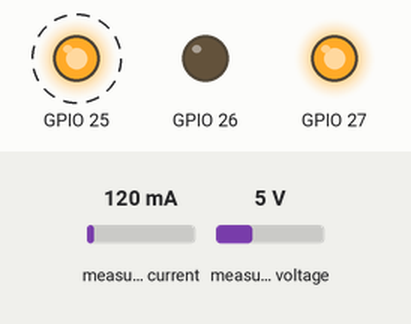
Bench run of a sketch on a simulated ESP32. Shown: output pins drawn as LEDs (lit = HIGH). Dashed ring = blinking. The test bench sets the inputs (shaded band); at power-on: measured current 120 mA, measured voltage 5 V. What the sketch prints to the serial monitor is not drawn.

Above: at 0.5 s.
Timing chart, 0 to 3.0 s (numbered marks = the images above):
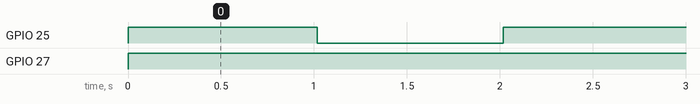

Measured:
- by itself, GPIO 25: alternates HIGH for 1.0 s and LOW for 1.0 s
- by itself, GPIO 27: LOW → HIGH at 0.00 s

The sketch:

spr_hsystemESP.ino
```cpp
#include "PrintDriver.h"
#include <Wire.h>
#include <Adafruit_INA219.h>

PrintMD printer(25, 26, 27); //

Adafruit_INA219 ina219;

// Motor A connections
int enA = 2;
int in1 = 4;
int in2 = 5;
/*Arduino Nano
int enA = 9;
int in1 = 8;
int in2 = 7;*/

// Motor B connections
int enB = 25;
int in3 = 27;
int in4 = 26;
/*Arduino Nano
int enB = 3;
int in3 = 5;
int in4 = 4;*/


  float shuntvoltage = 0;
  float busvoltage = 0;
  float current_mA = 0;
  float loadvoltage = 0;
  float power_mW = 0;

void setup()
{
  // Set all the motor control pins to outputs
  //pinMode(enA, OUTPUT);

  //TCCR2B = TCCR2B & B11111000 | B00000001;

  //pinMode(enB, OUTPUT);
  //pinMode(in1, OUTPUT);
  //pinMode(in2, OUTPUT);
  //pinMode(in3, OUTPUT);
  //pinMode(in4, OUTPUT);

  // Turn off motors - Initial state
  //digitalWrite(in1, LOW);
  //digitalWrite(in2, LOW);
  //digitalWrite(in3, LOW);
  //digitalWrite(in4, LOW);
  if (! ina219.begin()) {
    Serial.println("Failed to find INA219 chip");
    while (1) { delay(10); }
  }
  Serial.begin(9600);
}

long t0 = millis();
int state = 0;
int lastState = 0;

void loop()
{
  long stateTime = millis() - t0;

  if(state == 0)
  {
    if(stateTime > 1000) {
      state = 1;
    }

    printer.setSpeed(255);
    //
    //digitalWrite(in3, LOW);
    //digitalWrite(in4, HIGH);
    //analogWrite(enB, 255);
  }
  else if(state == 1)
  {
    if(stateTime > 1000) {
      state = 0;
    }

    printer.setSpeed(0);
    //
    //digitalWrite(in3, LOW);
    //digitalWrite(in4, HIGH);
    //analogWrite(enB, 0);
  }

  if(lastState != state) {
    t0 = millis();
  }
  lastState = state;

  getVoltage();
}


void getVoltage()
{
  shuntvoltage = ina219.getShuntVoltage_mV();
  busvoltage = ina219.getBusVoltage_V();
  current_mA = ina219.getCurrent_mA();
  power_mW = ina219.getPower_mW();
  loadvoltage = busvoltage + (shuntvoltage / 1000);

  Serial.print(busvoltage); Serial.println(" ");
  //Serial.print(shuntvoltage); Serial.println(" ");
  //Serial.print(loadvoltage); Serial.println(" ");
  //Serial.print(current_mA); Serial.println(" ");
  //Serial.print(power_mW); Serial.println(" ");
  //Serial.println("");

}
```

PrintDriver.h
```cpp
// https://github.com/CytronTechnologies/CytronMotorDriver

#ifndef PRINT_DRIVER_H
#define PRIN_DRIVER_H

#include <Arduino.h>
#include <stdint.h>

class PrintMD
{
  public:
    PrintMD(uint8_t pinPwm, uint8_t pinDir1, uint8_t pinDir2)
      :
      //pinPwm(pinPwm),
      pinDir1(pinDir1),
      pinDir2(pinDir2)
    {
        pinMode(pinPwm, OUTPUT);
        pinMode(pinDir1, OUTPUT);
        pinMode(pinDir2, OUTPUT);

        digitalWrite(pinPwm, LOW);
        digitalWrite(pinDir1, LOW);
        digitalWrite(pinDir2, LOW);

        // Setting PWM properties
        const int freq = 20000;
        const int pwmChannel = 0;
        const int resolution = 8;

        // configure LED PWM functionalitites
        ledcSetup(pwmChannel, freq, resolution);

        // attach the channel to the GPIO to be controlled
        ledcAttachPin(pinPwm, pwmChannel);
        pinPwm = pwmChannel;
    }

    void setSpeed(int16_t speed)
    {
      // Make sure the speed is within the limit.
      if (speed > 255) {
        speed = 255;
      } else if (speed < -255) {
        speed = -255;
      }

      if (speed >= 0) {
        // direction: // out4 ~ '+', out3 ~ '-'
        digitalWrite(pinDir1, LOW);
        digitalWrite(pinDir2, HIGH);
        //analogWrite(pinPwm, speed);
        ledcWrite(pinPwm, speed);
      } else {
        // direction: // out4 ~ '-', out3 ~ '+'
        digitalWrite(pinDir1, HIGH);
        digitalWrite(pinDir2, LOW);
        //analogWrite(pinPwm, -speed);
        ledcWrite(pinPwm, -speed);
      }
    }

  protected:
    uint8_t pinPwm;

    // NOTE: directional pins
    uint8_t pinDir1;
    uint8_t pinDir2;
};


#endif
```
